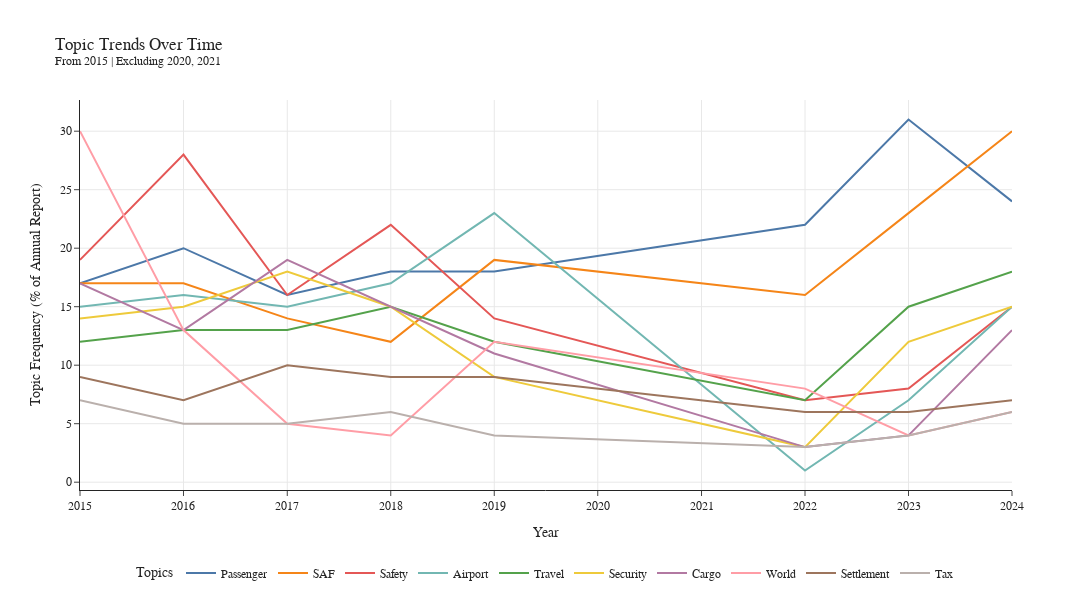

Here is the notebook cell this chart was saved with:
### Code cell
# ------------------------------------------------------------
# Generate topic time series and visualize trends
# ------------------------------------------------------------

timestamps = pd.to_datetime(timestamps, format="%Y")
topics_over_time = topic_model.topics_over_time(texts, timestamps, topic_model.topics_)

# Save time series data and topic labels for the RAG assistant to use later
topics_over_time.to_csv("../outputs/topics_over_time.csv", index=False)
with open("../outputs/topic_labels.json", "w") as f:
    json.dump(clean_labels, f, indent=2)

# Filter out junk and noise topics from list and count rate
topic_freq = topic_model.get_topic_freq()
valid_topic_freq = topic_freq[
    (~topic_freq["Topic"].isin(junk_topics)) &
    (topic_freq["Topic"] != -1)
]

# Select top k most frequent clean topics
top_k = 10
top_topics = valid_topic_freq.head(top_k)["Topic"].tolist()

# Make plot of topic frequency by year
# y-axis = % of all text chunks assigned to this topic in a given year
fig = topic_model.visualize_topics_over_time(topics_over_time, topics=top_topics)

# Apply custom colors and labels
palette = px.colors.qualitative.T10

for i, trace in enumerate(fig.data):
    topic_id = top_topics[i]
    trace.line.color    = palette[i % len(palette)]
    trace.name = clean_labels[topic_id]
    hover_text = trace.hovertemplate or ""
    trace.hovertemplate = f"{clean_labels[topic_id]}<extra></extra>"

# Clean up the figure layout
fig.update_layout(
    title=f"Topic Trends Over Time<br><sup>{model_label}</sup>",
    width=1200,
    height=600,
    xaxis_title="Year",
    yaxis_title="Topic Frequency (% of Annual Report)",
    legend_title="Topics",
    font=dict(family="Arial", size=12),
    legend=dict(
        orientation="h",
        yanchor="bottom",
        y=-0.25,
        xanchor="center",
        x=0.5
    )
)

output_filename = f"../outputs/topic_trends_{model_name}"
fig.write_html(f"{output_filename}.html")
fig.write_image(f"{output_filename}.png")

fig.show()

### Figure 1 — Plotly figure (JSON) as saved in the notebook; plotly's stock layout.template omitted (floating-point values rounded to 4 significant figures)
{"data": [{"hoverinfo": "text", "hovertemplate": "Passenger<extra></extra>", "hovertext": ["<b>Topic 0</b><br>Words: passenger, growth, load, cargo, load factor", "<b>Topic 0</b><br>Words: passenger, year, load, freight, domestic", "<b>Topic 0</b><br>Words: year, passenger, load, domestic, growth", "<b>Topic 0</b><br>Words: year, growth, load, passenger, freight", "<b>Topic 0</b><br>Words: passenger, year, domestic, load, growth", "<b>Topic 0</b><br>Words: cargo, demand, traffic, passenger, domestic", "<b>Topic 0</b><br>Words: cargo, passenger, america, rpks, economics", "<b>Topic 0</b><br>Words: cargo, growth, economics, passenger, demand"], "line": {"color": "#4C78A8"}, "marker": {"color": "#E69F00"}, "mode": "lines", "name": "Passenger", "type": "scatter", "x": ["2015-01-01T00:00:00.000000000", "2016-01-01T00:00:00.000000000", "2017-01-01T00:00:00.000000000", "2018-01-01T00:00:00.000000000", "2019-01-01T00:00:00.000000000", "2022-01-01T00:00:00.000000000", "2023-01-01T00:00:00.000000000", "2024-01-01T00:00:00.000000000"], "y": [17, 20, 16, 18, 18, 22, 31, 24]}, {"hoverinfo": "text", "hovertemplate": "SAF<extra></extra>", "hovertext": ["<b>Topic 1</b><br>Words: emissions, saf, environmental, fuel, biofuel", "<b>Topic 1</b><br>Words: emissions, environmental, saf, governments, carbon", "<b>Topic 1</b><br>Words: emissions, saf, corsia, carbon, icao", "<b>Topic 1</b><br>Words: saf, emissions, corsia, environmental, carbon", "<b>Topic 1</b><br>Words: saf, emissions, corsia, carbon, environmental", "<b>Topic 1</b><br>Words: emissions, saf, carbon, net zero, net", "<b>Topic 1</b><br>Words: saf, emissions, corsia, production, net zero", "<b>Topic 1</b><br>Words: saf, emissions, co2, carbon, corsia"], "line": {"color": "#F58518"}, "marker": {"color": "#56B4E9"}, "mode": "lines", "name": "SAF", "type": "scatter", "x": ["2015-01-01T00:00:00.000000000", "2016-01-01T00:00:00.000000000", "2017-01-01T00:00:00.000000000", "2018-01-01T00:00:00.000000000", "2019-01-01T00:00:00.000000000", "2022-01-01T00:00:00.000000000", "2023-01-01T00:00:00.000000000", "2024-01-01T00:00:00.000000000"], "y": [17, 17, 14, 12, 19, 16, 23, 30]}, {"hoverinfo": "text", "hovertemplate": "Safety<extra></extra>", "hovertext": ["<b>Topic 2</b><br>Words: safety, accidents, iosa, accident, audit", "<b>Topic 2</b><br>Words: safety, accidents, iosa, accident, aircraft", "<b>Topic 2</b><br>Words: safety, iosa, accidents, accident, audit", "<b>Topic 2</b><br>Words: safety, accidents, iosa, aircraft, accident", "<b>Topic 2</b><br>Words: safety, accidents, iosa, accident, turbulence", "<b>Topic 2</b><br>Words: safety, million flights, flights, million, accident", "<b>Topic 2</b><br>Words: safety, iosa, accidents, accident, fatalities", "<b>Topic 2</b><br>Words: safety, iosa, accidents, accident, fatal"], "line": {"color": "#E45756"}, "marker": {"color": "#009E73"}, "mode": "lines", "name": "Safety", "type": "scatter", "x": ["2015-01-01T00:00:00.000000000", "2016-01-01T00:00:00.000000000", "2017-01-01T00:00:00.000000000", "2018-01-01T00:00:00.000000000", "2019-01-01T00:00:00.000000000", "2022-01-01T00:00:00.000000000", "2023-01-01T00:00:00.000000000", "2024-01-01T00:00:00.000000000"], "y": [19, 28, 16, 22, 14, 7, 8, 15]}, {"hoverinfo": "text", "hovertemplate": "Airport<extra></extra>", "hovertext": ["<b>Topic 3</b><br>Words: airport, charges, infrastructure, airports, airport charges", "<b>Topic 3</b><br>Words: airport, charges, infrastructure, airports, airport charges", "<b>Topic 3</b><br>Words: airport, charges, infrastructure, airports, needs", "<b>Topic 3</b><br>Words: airport, charges, infrastructure, airports, capacity", "<b>Topic 3</b><br>Words: airport, infrastructure, charges, airports, investment", "<b>Topic 3</b><br>Words: airports, business travel, economic regulation, travel, economic", "<b>Topic 3</b><br>Words: charges, airport, airports, infrastructure, ansps", "<b>Topic 3</b><br>Words: airport, charges, infrastructure, development, airports"], "line": {"color": "#72B7B2"}, "marker": {"color": "#F0E442"}, "mode": "lines", "name": "Airport", "type": "scatter", "x": ["2015-01-01T00:00:00.000000000", "2016-01-01T00:00:00.000000000", "2017-01-01T00:00:00.000000000", "2018-01-01T00:00:00.000000000", "2019-01-01T00:00:00.000000000", "2022-01-01T00:00:00.000000000", "2023-01-01T00:00:00.000000000", "2024-01-01T00:00:00.000000000"], "y": [15, 16, 15, 17, 23, 1, 7, 15]}, {"hoverinfo": "text", "hovertemplate": "Travel<extra></extra>", "hovertext": ["<b>Topic 4</b><br>Words: ndc, travel, airline, distribution, experience", "<b>Topic 4</b><br>Words: travel, ndc, order, experience, passenger", "<b>Topic 4</b><br>Words: ndc, travel, order, passenger, experience", "<b>Topic 4</b><br>Words: ndc, travel, order, passengers, passenger", "<b>Topic 4</b><br>Words: ndc, travel, order, baggage, experience", "<b>Topic 4</b><br>Words: retailing, travel, airline, airline retailing, ndc", "<b>Topic 4</b><br>Words: ndc, travel, order, airline, retailing", "<b>Topic 4</b><br>Words: travel, digital, journey, identity, experience"], "line": {"color": "#54A24B"}, "marker": {"color": "#D55E00"}, "mode": "lines", "name": "Travel", "type": "scatter", "x": ["2015-01-01T00:00:00.000000000", "2016-01-01T00:00:00.000000000", "2017-01-01T00:00:00.000000000", "2018-01-01T00:00:00.000000000", "2019-01-01T00:00:00.000000000", "2022-01-01T00:00:00.000000000", "2023-01-01T00:00:00.000000000", "2024-01-01T00:00:00.000000000"], "y": [12, 13, 13, 15, 12, 7, 15, 18]}, {"hoverinfo": "text", "hovertemplate": "Security<extra></extra>", "hovertext": ["<b>Topic 5</b><br>Words: security, information, smart security, smart, cyber", "<b>Topic 5</b><br>Words: security, information, smart security, smart, pnr", "<b>Topic 5</b><br>Words: security, smart security, smart, information, governments", "<b>Topic 5</b><br>Words: security, smart security, smart, measures, screening", "<b>Topic 5</b><br>Words: security, information, gasep, threats, governments", "<b>Topic 5</b><br>Words: security, civil, information, attacks, airspace", "<b>Topic 5</b><br>Words: security, measures, screening, information, risk", "<b>Topic 5</b><br>Words: security, information, cybersecurity, sems, cyber"], "line": {"color": "#EECA3B"}, "marker": {"color": "#0072B2"}, "mode": "lines", "name": "Security", "type": "scatter", "x": ["2015-01-01T00:00:00.000000000", "2016-01-01T00:00:00.000000000", "2017-01-01T00:00:00.000000000", "2018-01-01T00:00:00.000000000", "2019-01-01T00:00:00.000000000", "2022-01-01T00:00:00.000000000", "2023-01-01T00:00:00.000000000", "2024-01-01T00:00:00.000000000"], "y": [14, 15, 18, 15, 9, 3, 12, 15]}, {"hoverinfo": "text", "hovertemplate": "Cargo<extra></extra>", "hovertext": ["<b>Topic 6</b><br>Words: cargo, data, freight, ceiv, forwarders", "<b>Topic 6</b><br>Words: cargo, freight, batteries, ceiv, chain", "<b>Topic 6</b><br>Words: cargo, data, forwarders, tact, freight", "<b>Topic 6</b><br>Words: cargo, goods, data, dangerous, dangerous goods", "<b>Topic 6</b><br>Words: cargo, data, ceiv, goods, dangerous", "<b>Topic 6</b><br>Words: cargo, lithium, batteries, lithium batteries, data", "<b>Topic 6</b><br>Words: lithium, cargo, vehicles, lithium battery, battery", "<b>Topic 6</b><br>Words: cargo, ceiv, lithium, batteries, chain"], "line": {"color": "#B279A2"}, "marker": {"color": "#CC79A7"}, "mode": "lines", "name": "Cargo", "type": "scatter", "x": ["2015-01-01T00:00:00.000000000", "2016-01-01T00:00:00.000000000", "2017-01-01T00:00:00.000000000", "2018-01-01T00:00:00.000000000", "2019-01-01T00:00:00.000000000", "2022-01-01T00:00:00.000000000", "2023-01-01T00:00:00.000000000", "2024-01-01T00:00:00.000000000"], "y": [17, 13, 19, 15, 11, 3, 4, 13]}, {"hoverinfo": "text", "hovertemplate": "World<extra></extra>", "hovertext": ["<b>Topic 7</b><br>Words: commercial, world, itdi, years, training", "<b>Topic 7</b><br>Words: itdi, training, world, strategic, conference", "<b>Topic 7</b><br>Words: training, partners, strategic, world, people", "<b>Topic 7</b><br>Words: partners, training, vr, strategic, net rates", "<b>Topic 7</b><br>Words: training, world, contents, cfm, people", "<b>Topic 7</b><br>Words: contents, theses, regulations environment, security regulations, environment sustainability", "<b>Topic 7</b><br>Words: passenger experience, contents, experience, members, passenger", "<b>Topic 7</b><br>Words: continent, africa, contents, world, sustainability"], "line": {"color": "#FF9DA6"}, "marker": {"color": "#E69F00"}, "mode": "lines", "name": "World", "type": "scatter", "x": ["2015-01-01T00:00:00.000000000", "2016-01-01T00:00:00.000000000", "2017-01-01T00:00:00.000000000", "2018-01-01T00:00:00.000000000", "2019-01-01T00:00:00.000000000", "2022-01-01T00:00:00.000000000", "2023-01-01T00:00:00.000000000", "2024-01-01T00:00:00.000000000"], "y": [30, 13, 5, 4, 12, 8, 4, 6]}, {"hoverinfo": "text", "hovertemplate": "Settlement<extra></extra>", "hovertext": ["<b>Topic 8</b><br>Words: settlement, iss, billion, bsp, cass", "<b>Topic 8</b><br>Words: settlement, billion, iss, bsp, financial", "<b>Topic 8</b><br>Words: settlement, iss, billion, processed, bsp", "<b>Topic 8</b><br>Words: settlement, billion, iss, processed, bsp", "<b>Topic 8</b><br>Words: settlement, agents, bsp, billion, processed", "<b>Topic 8</b><br>Words: billion, processed, processed billion, settlement, financial", "<b>Topic 8</b><br>Words: billion, settlement, processed, processed billion, financial", "<b>Topic 8</b><br>Words: settlement, billion, processed, cass, bsp"], "line": {"color": "#9D755D"}, "marker": {"color": "#56B4E9"}, "mode": "lines", "name": "Settlement", "type": "scatter", "x": ["2015-01-01T00:00:00.000000000", "2016-01-01T00:00:00.000000000", "2017-01-01T00:00:00.000000000", "2018-01-01T00:00:00.000000000", "2019-01-01T00:00:00.000000000", "2022-01-01T00:00:00.000000000", "2023-01-01T00:00:00.000000000", "2024-01-01T00:00:00.000000000"], "y": [9, 7, 10, 9, 9, 6, 6, 7]}, {"hoverinfo": "text", "hovertemplate": "Tax<extra></extra>", "hovertext": ["<b>Topic 9</b><br>Words: tax, taxes, taxation, government, international", "<b>Topic 9</b><br>Words: tax, taxation, passenger, fee, gst", "<b>Topic 9</b><br>Words: tax, government, vat, taxation, taxes", "<b>Topic 9</b><br>Words: tax, government, taxation, taxes, international", "<b>Topic 9</b><br>Words: tax, government, levy, taxation, netherlands", "<b>Topic 9</b><br>Words: tax, eu, taxation, taxes, non-eu", "<b>Topic 9</b><br>Words: tax, taxation, article, taxes, introduce", "<b>Topic 9</b><br>Words: tax, taxes, revenue, taxation, government"], "line": {"color": "#BAB0AC"}, "marker": {"color": "#009E73"}, "mode": "lines", "name": "Tax", "type": "scatter", "x": ["2015-01-01T00:00:00.000000000", "2016-01-01T00:00:00.000000000", "2017-01-01T00:00:00.000000000", "2018-01-01T00:00:00.000000000", "2019-01-01T00:00:00.000000000", "2022-01-01T00:00:00.000000000", "2023-01-01T00:00:00.000000000", "2024-01-01T00:00:00.000000000"], "y": [7, 5, 5, 6, 4, 3, 4, 6]}], "layout": {"font": {"family": "Arial", "size": 12}, "height": 600, "hoverlabel": {"bgcolor": "white", "font": {"family": "Rockwell", "size": 16}}, "legend": {"orientation": "h", "title": {"text": "Topics"}, "x": 0.5, "xanchor": "center", "y": -0.25, "yanchor": "bottom"}, "title": {"text": "Topic Trends Over Time<br><sup>From 2015 | Excluding 2020, 2021</sup>"}, "width": 1200, "xaxis": {"showgrid": true, "title": {"text": "Year"}}, "yaxis": {"showgrid": true, "title": {"text": "Topic Frequency (% of Annual Report)"}}}}
